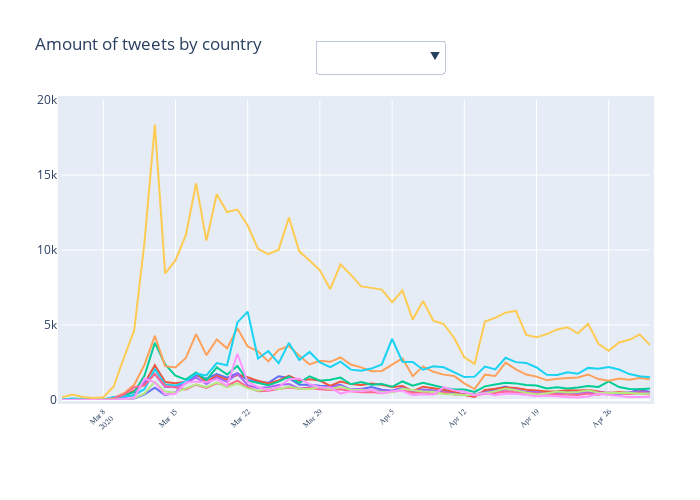

The notebook cell saved with this chart:
### Code cell
list_countries = countries_by_day.columns.to_list()
colors = px.colors.qualitative.Plotly

fig = go.Figure()

c=0
for country_code in list_countries:

    fig.add_trace(
        go.Scatter(
            x = countries_by_day.index,
            y = countries_by_day[country_code],
            name = country_dict[country_code],
            mode='lines',
            marker=dict(color=colors[c],
                        size=1,
                        line=dict(color=colors[c], width=1))
        )
    )
    c += 1


### Create buttons for drop down menu
buttons = []

visibility = [True for i in range(len(list_countries))]
button = dict(
             label =  'All',
             method = 'update',
             args = [{'visible': visibility},
                 {'title': 'All'}])
buttons.append(button)

for i, label in enumerate(list_countries):
    visibility = [i==j for j in range(len(list_countries))]
    button = dict(
                 label =  country_dict[label],
                 method = 'update',
                 args = [{'visible': visibility},
                     {'title': country_dict[label]}])
    buttons.append(button)
    

updatemenus = list([
    dict(active=-1,
         x=0.65,
         y=1.2,
         buttons=buttons
    )
])

fig.update_layout(
    autosize=False,
    width=700,
    height=500,
    margin=dict(
        l=50,
        r=50,
        b=100,
        t=100,
        pad=4
    ))

fig['layout']['title'] = 'Amount of tweets by country'
fig['layout']['showlegend'] = False
fig['layout']['updatemenus'] = updatemenus
fig['layout']['yaxis'].update(title='', range=[0, 20000])
fig.update_xaxes(tickangle=-45, tickfont=dict(family='Rockwell', size=8))

iplot(fig, filename='dropdown')

#py.plot(fig, filename = 'img/tweets_by_country', auto_open=True)
py.plot(fig, filename = 'itweets_by_country', auto_open=True)

### Figure 1 — Plotly figure (JSON) as saved in the notebook; plotly's stock layout.template omitted (floating-point values rounded to 4 significant figures)
{"data": [{"marker": {"color": "#636EFA", "line": {"color": "#636EFA", "width": 1}, "size": 1}, "mode": "lines", "name": "Brazil", "type": "scatter", "x": ["2020-03-04", "2020-03-05", "2020-03-06", "2020-03-07", "2020-03-08", "2020-03-09", "2020-03-10", "2020-03-11", "2020-03-12", "2020-03-13", "2020-03-14", "2020-03-15", "2020-03-16", "2020-03-17", "2020-03-18", "2020-03-19", "2020-03-20", "2020-03-21", "2020-03-22", "2020-03-23", "2020-03-24", "2020-03-25", "2020-03-26", "2020-03-27", "2020-03-28", "2020-03-29", "2020-03-30", "2020-03-31", "2020-04-01", "2020-04-02", "2020-04-03", "2020-04-04", "2020-04-05", "2020-04-06", "2020-04-07", "2020-04-08", "2020-04-09", "2020-04-10", "2020-04-11", "2020-04-12", "2020-04-13", "2020-04-14", "2020-04-15", "2020-04-16", "2020-04-17", "2020-04-18", "2020-04-19", "2020-04-20", "2020-04-21", "2020-04-22", "2020-04-23", "2020-04-24", "2020-04-25", "2020-04-26", "2020-04-27", "2020-04-28", "2020-04-29", "2020-04-30"], "y": [2, 2, 4, 1, 3, 11, 38, 104, 375, 827, 329, 512, 1156, 1640, 1416, 1730, 1486, 1787, 1338, 1233, 1144, 1586, 1464, 1014, 1021, 950, 919, 1020, 690, 728, 871, 688, 625, 798, 610, 702, 643, 598, 516, 366, 320, 552, 713, 898, 645, 511, 537, 463, 483, 530, 482, 497, 409, 390, 422, 488, 706, 529]}, {"marker": {"color": "#EF553B", "line": {"color": "#EF553B", "width": 1}, "size": 1}, "mode": "lines", "name": "Canada", "type": "scatter", "x": ["2020-03-04", "2020-03-05", "2020-03-06", "2020-03-07", "2020-03-08", "2020-03-09", "2020-03-10", "2020-03-11", "2020-03-12", "2020-03-13", "2020-03-14", "2020-03-15", "2020-03-16", "2020-03-17", "2020-03-18", "2020-03-19", "2020-03-20", "2020-03-21", "2020-03-22", "2020-03-23", "2020-03-24", "2020-03-25", "2020-03-26", "2020-03-27", "2020-03-28", "2020-03-29", "2020-03-30", "2020-03-31", "2020-04-01", "2020-04-02", "2020-04-03", "2020-04-04", "2020-04-05", "2020-04-06", "2020-04-07", "2020-04-08", "2020-04-09", "2020-04-10", "2020-04-11", "2020-04-12", "2020-04-13", "2020-04-14", "2020-04-15", "2020-04-16", "2020-04-17", "2020-04-18", "2020-04-19", "2020-04-20", "2020-04-21", "2020-04-22", "2020-04-23", "2020-04-24", "2020-04-25", "2020-04-26", "2020-04-27", "2020-04-28", "2020-04-29", "2020-04-30"], "y": [10, 13, 16, 8, 8, 79, 277, 632, 1116, 2324, 1198, 1118, 1211, 1773, 1206, 1618, 1353, 1673, 1519, 1279, 1108, 1304, 1610, 1304, 1386, 1300, 935, 1231, 1058, 1000, 1099, 1015, 873, 938, 596, 889, 762, 681, 574, 324, 200, 673, 752, 826, 801, 677, 640, 568, 587, 645, 641, 660, 570, 447, 540, 471, 576, 491]}, {"marker": {"color": "#00CC96", "line": {"color": "#00CC96", "width": 1}, "size": 1}, "mode": "lines", "name": "Spain", "type": "scatter", "x": ["2020-03-04", "2020-03-05", "2020-03-06", "2020-03-07", "2020-03-08", "2020-03-09", "2020-03-10", "2020-03-11", "2020-03-12", "2020-03-13", "2020-03-14", "2020-03-15", "2020-03-16", "2020-03-17", "2020-03-18", "2020-03-19", "2020-03-20", "2020-03-21", "2020-03-22", "2020-03-23", "2020-03-24", "2020-03-25", "2020-03-26", "2020-03-27", "2020-03-28", "2020-03-29", "2020-03-30", "2020-03-31", "2020-04-01", "2020-04-02", "2020-04-03", "2020-04-04", "2020-04-05", "2020-04-06", "2020-04-07", "2020-04-08", "2020-04-09", "2020-04-10", "2020-04-11", "2020-04-12", "2020-04-13", "2020-04-14", "2020-04-15", "2020-04-16", "2020-04-17", "2020-04-18", "2020-04-19", "2020-04-20", "2020-04-21", "2020-04-22", "2020-04-23", "2020-04-24", "2020-04-25", "2020-04-26", "2020-04-27", "2020-04-28", "2020-04-29", "2020-04-30"], "y": [3, 17, 4, 13, 6, 50, 297, 532, 1633, 3808, 2378, 1629, 1357, 1843, 1333, 2180, 1702, 2268, 1289, 1122, 986, 1227, 1565, 1137, 1583, 1282, 1351, 1491, 1052, 1203, 1017, 1073, 881, 1236, 953, 1140, 961, 817, 706, 695, 540, 910, 1032, 1144, 1108, 1003, 967, 763, 846, 774, 826, 927, 874, 1240, 863, 741, 711, 769]}, {"marker": {"color": "#AB63FA", "line": {"color": "#AB63FA", "width": 1}, "size": 1}, "mode": "lines", "name": "France", "type": "scatter", "x": ["2020-03-04", "2020-03-05", "2020-03-06", "2020-03-07", "2020-03-08", "2020-03-09", "2020-03-10", "2020-03-11", "2020-03-12", "2020-03-13", "2020-03-14", "2020-03-15", "2020-03-16", "2020-03-17", "2020-03-18", "2020-03-19", "2020-03-20", "2020-03-21", "2020-03-22", "2020-03-23", "2020-03-24", "2020-03-25", "2020-03-26", "2020-03-27", "2020-03-28", "2020-03-29", "2020-03-30", "2020-03-31", "2020-04-01", "2020-04-02", "2020-04-03", "2020-04-04", "2020-04-05", "2020-04-06", "2020-04-07", "2020-04-08", "2020-04-09", "2020-04-10", "2020-04-11", "2020-04-12", "2020-04-13", "2020-04-14", "2020-04-15", "2020-04-16", "2020-04-17", "2020-04-18", "2020-04-19", "2020-04-20", "2020-04-21", "2020-04-22", "2020-04-23", "2020-04-24", "2020-04-25", "2020-04-26", "2020-04-27", "2020-04-28", "2020-04-29", "2020-04-30"], "y": [1, 23, 15, 11, 3, 34, 154, 340, 1201, 1719, 865, 873, 1112, 1504, 1058, 1511, 1213, 1762, 987, 803, 856, 1004, 1068, 748, 844, 819, 858, 963, 694, 731, 633, 640, 620, 814, 589, 678, 604, 516, 391, 359, 392, 501, 547, 701, 697, 518, 540, 439, 439, 424, 520, 481, 492, 457, 443, 512, 529, 492]}, {"marker": {"color": "#FFA15A", "line": {"color": "#FFA15A", "width": 1}, "size": 1}, "mode": "lines", "name": "United Kingdom", "type": "scatter", "x": ["2020-03-04", "2020-03-05", "2020-03-06", "2020-03-07", "2020-03-08", "2020-03-09", "2020-03-10", "2020-03-11", "2020-03-12", "2020-03-13", "2020-03-14", "2020-03-15", "2020-03-16", "2020-03-17", "2020-03-18", "2020-03-19", "2020-03-20", "2020-03-21", "2020-03-22", "2020-03-23", "2020-03-24", "2020-03-25", "2020-03-26", "2020-03-27", "2020-03-28", "2020-03-29", "2020-03-30", "2020-03-31", "2020-04-01", "2020-04-02", "2020-04-03", "2020-04-04", "2020-04-05", "2020-04-06", "2020-04-07", "2020-04-08", "2020-04-09", "2020-04-10", "2020-04-11", "2020-04-12", "2020-04-13", "2020-04-14", "2020-04-15", "2020-04-16", "2020-04-17", "2020-04-18", "2020-04-19", "2020-04-20", "2020-04-21", "2020-04-22", "2020-04-23", "2020-04-24", "2020-04-25", "2020-04-26", "2020-04-27", "2020-04-28", "2020-04-29", "2020-04-30"], "y": [25, 43, 28, 12, 30, 145, 455, 1011, 2354, 4274, 2258, 2167, 2798, 4395, 2989, 4031, 3443, 4788, 3570, 3248, 2575, 3347, 3600, 2945, 2373, 2619, 2544, 2835, 2363, 2174, 1920, 1940, 2344, 2776, 1585, 2240, 1878, 1691, 1601, 1108, 731, 1688, 1599, 2494, 2046, 1699, 1559, 1322, 1418, 1480, 1506, 1703, 1393, 1291, 1439, 1345, 1466, 1383]}, {"marker": {"color": "#19D3F3", "line": {"color": "#19D3F3", "width": 1}, "size": 1}, "mode": "lines", "name": "India", "type": "scatter", "x": ["2020-03-04", "2020-03-05", "2020-03-06", "2020-03-07", "2020-03-08", "2020-03-09", "2020-03-10", "2020-03-11", "2020-03-12", "2020-03-13", "2020-03-14", "2020-03-15", "2020-03-16", "2020-03-17", "2020-03-18", "2020-03-19", "2020-03-20", "2020-03-21", "2020-03-22", "2020-03-23", "2020-03-24", "2020-03-25", "2020-03-26", "2020-03-27", "2020-03-28", "2020-03-29", "2020-03-30", "2020-03-31", "2020-04-01", "2020-04-02", "2020-04-03", "2020-04-04", "2020-04-05", "2020-04-06", "2020-04-07", "2020-04-08", "2020-04-09", "2020-04-10", "2020-04-11", "2020-04-12", "2020-04-13", "2020-04-14", "2020-04-15", "2020-04-16", "2020-04-17", "2020-04-18", "2020-04-19", "2020-04-20", "2020-04-21", "2020-04-22", "2020-04-23", "2020-04-24", "2020-04-25", "2020-04-26", "2020-04-27", "2020-04-28", "2020-04-29", "2020-04-30"], "y": [36, 99, 70, 48, 36, 199, 231, 320, 735, 2048, 1037, 962, 1241, 1757, 1637, 2458, 2311, 5173, 5888, 2767, 3264, 2446, 3807, 2658, 3203, 2500, 2193, 2555, 2023, 1954, 2096, 2370, 4067, 2555, 2531, 2017, 2249, 2177, 1829, 1527, 1558, 2230, 2035, 2814, 2525, 2471, 2169, 1680, 1672, 1851, 1748, 2141, 2085, 2202, 2034, 1730, 1585, 1523]}, {"marker": {"color": "#FF6692", "line": {"color": "#FF6692", "width": 1}, "size": 1}, "mode": "lines", "name": "Italy", "type": "scatter", "x": ["2020-03-04", "2020-03-05", "2020-03-06", "2020-03-07", "2020-03-08", "2020-03-09", "2020-03-10", "2020-03-11", "2020-03-12", "2020-03-13", "2020-03-14", "2020-03-15", "2020-03-16", "2020-03-17", "2020-03-18", "2020-03-19", "2020-03-20", "2020-03-21", "2020-03-22", "2020-03-23", "2020-03-24", "2020-03-25", "2020-03-26", "2020-03-27", "2020-03-28", "2020-03-29", "2020-03-30", "2020-03-31", "2020-04-01", "2020-04-02", "2020-04-03", "2020-04-04", "2020-04-05", "2020-04-06", "2020-04-07", "2020-04-08", "2020-04-09", "2020-04-10", "2020-04-11", "2020-04-12", "2020-04-13", "2020-04-14", "2020-04-15", "2020-04-16", "2020-04-17", "2020-04-18", "2020-04-19", "2020-04-20", "2020-04-21", "2020-04-22", "2020-04-23", "2020-04-24", "2020-04-25", "2020-04-26", "2020-04-27", "2020-04-28", "2020-04-29", "2020-04-30"], "y": [1, 30, 11, 27, 25, 123, 367, 858, 962, 1750, 939, 840, 704, 1020, 812, 1117, 953, 1291, 861, 583, 615, 731, 832, 757, 806, 724, 660, 721, 585, 510, 529, 447, 549, 644, 480, 518, 408, 512, 387, 374, 299, 421, 462, 569, 514, 462, 440, 449, 372, 364, 341, 435, 349, 503, 428, 394, 460, 380]}, {"marker": {"color": "#B6E880", "line": {"color": "#B6E880", "width": 1}, "size": 1}, "mode": "lines", "name": "Mexico", "type": "scatter", "x": ["2020-03-04", "2020-03-05", "2020-03-06", "2020-03-07", "2020-03-08", "2020-03-09", "2020-03-10", "2020-03-11", "2020-03-12", "2020-03-13", "2020-03-14", "2020-03-15", "2020-03-16", "2020-03-17", "2020-03-18", "2020-03-19", "2020-03-20", "2020-03-21", "2020-03-22", "2020-03-23", "2020-03-24", "2020-03-25", "2020-03-26", "2020-03-27", "2020-03-28", "2020-03-29", "2020-03-30", "2020-03-31", "2020-04-01", "2020-04-02", "2020-04-03", "2020-04-04", "2020-04-05", "2020-04-06", "2020-04-07", "2020-04-08", "2020-04-09", "2020-04-10", "2020-04-11", "2020-04-12", "2020-04-13", "2020-04-14", "2020-04-15", "2020-04-16", "2020-04-17", "2020-04-18", "2020-04-19", "2020-04-20", "2020-04-21", "2020-04-22", "2020-04-23", "2020-04-24", "2020-04-25", "2020-04-26", "2020-04-27", "2020-04-28", "2020-04-29", "2020-04-30"], "y": [1, 3, 2, 1, 3, 4, 49, 111, 440, 1208, 568, 498, 753, 1041, 852, 1159, 846, 1107, 772, 617, 750, 725, 895, 754, 732, 868, 725, 892, 685, 660, 658, 511, 509, 748, 644, 571, 550, 401, 376, 316, 364, 457, 574, 762, 657, 478, 368, 449, 572, 504, 531, 644, 485, 459, 450, 486, 421, 433]}, {"marker": {"color": "#FF97FF", "line": {"color": "#FF97FF", "width": 1}, "size": 1}, "mode": "lines", "name": "Turkey", "type": "scatter", "x": ["2020-03-04", "2020-03-05", "2020-03-06", "2020-03-07", "2020-03-08", "2020-03-09", "2020-03-10", "2020-03-11", "2020-03-12", "2020-03-13", "2020-03-14", "2020-03-15", "2020-03-16", "2020-03-17", "2020-03-18", "2020-03-19", "2020-03-20", "2020-03-21", "2020-03-22", "2020-03-23", "2020-03-24", "2020-03-25", "2020-03-26", "2020-03-27", "2020-03-28", "2020-03-29", "2020-03-30", "2020-03-31", "2020-04-01", "2020-04-02", "2020-04-03", "2020-04-04", "2020-04-05", "2020-04-06", "2020-04-07", "2020-04-08", "2020-04-09", "2020-04-10", "2020-04-11", "2020-04-12", "2020-04-13", "2020-04-14", "2020-04-15", "2020-04-16", "2020-04-17", "2020-04-18", "2020-04-19", "2020-04-20", "2020-04-21", "2020-04-22", "2020-04-23", "2020-04-24", "2020-04-25", "2020-04-26", "2020-04-27", "2020-04-28", "2020-04-29", "2020-04-30"], "y": [1, 2, 1, 5, 1, 3, 61, 136, 1427, 1181, 365, 414, 1168, 1231, 1186, 1382, 939, 3072, 1213, 870, 654, 869, 1383, 1438, 1059, 849, 831, 429, 576, 584, 681, 443, 587, 609, 313, 383, 369, 854, 642, 546, 320, 443, 310, 422, 414, 307, 244, 303, 240, 202, 169, 241, 422, 361, 258, 204, 194, 225]}, {"marker": {"color": "#FECB52", "line": {"color": "#FECB52", "width": 1}, "size": 1}, "mode": "lines", "name": "United States", "type": "scatter", "x": ["2020-03-04", "2020-03-05", "2020-03-06", "2020-03-07", "2020-03-08", "2020-03-09", "2020-03-10", "2020-03-11", "2020-03-12", "2020-03-13", "2020-03-14", "2020-03-15", "2020-03-16", "2020-03-17", "2020-03-18", "2020-03-19", "2020-03-20", "2020-03-21", "2020-03-22", "2020-03-23", "2020-03-24", "2020-03-25", "2020-03-26", "2020-03-27", "2020-03-28", "2020-03-29", "2020-03-30", "2020-03-31", "2020-04-01", "2020-04-02", "2020-04-03", "2020-04-04", "2020-04-05", "2020-04-06", "2020-04-07", "2020-04-08", "2020-04-09", "2020-04-10", "2020-04-11", "2020-04-12", "2020-04-13", "2020-04-14", "2020-04-15", "2020-04-16", "2020-04-17", "2020-04-18", "2020-04-19", "2020-04-20", "2020-04-21", "2020-04-22", "2020-04-23", "2020-04-24", "2020-04-25", "2020-04-26", "2020-04-27", "2020-04-28", "2020-04-29", "2020-04-30"], "y": [184, 366, 198, 139, 179, 883, 2816, 4642, 10562, 18356, 8438, 9309, 10986, 14432, 10627, 13722, 12530, 12696, 11629, 10075, 9717, 10023, 12171, 9910, 9298, 8642, 7398, 9049, 8345, 7574, 7475, 7360, 6520, 7300, 5363, 6595, 5293, 5068, 4153, 2849, 2406, 5227, 5475, 5827, 5938, 4339, 4178, 4396, 4705, 4851, 4444, 5073, 3753, 3277, 3833, 4013, 4373, 3657]}], "layout": {"autosize": false, "height": 500, "margin": {"b": 100, "l": 50, "pad": 4, "r": 50, "t": 100}, "showlegend": false, "title": {"text": "Amount of tweets by country"}, "updatemenus": [{"active": -1, "buttons": [{"args": [{"visible": [true, true, true, true, true, true, true, true, true, true]}, {"title": "All"}], "label": "All", "method": "update"}, {"args": [{"visible": [true, false, false, false, false, false, false, false, false, false]}, {"title": "Brazil"}], "label": "Brazil", "method": "update"}, {"args": [{"visible": [false, true, false, false, false, false, false, false, false, false]}, {"title": "Canada"}], "label": "Canada", "method": "update"}, {"args": [{"visible": [false, false, true, false, false, false, false, false, false, false]}, {"title": "Spain"}], "label": "Spain", "method": "update"}, {"args": [{"visible": [false, false, false, true, false, false, false, false, false, false]}, {"title": "France"}], "label": "France", "method": "update"}, {"args": [{"visible": [false, false, false, false, true, false, false, false, false, false]}, {"title": "United Kingdom"}], "label": "United Kingdom", "method": "update"}, {"args": [{"visible": [false, false, false, false, false, true, false, false, false, false]}, {"title": "India"}], "label": "India", "method": "update"}, {"args": [{"visible": [false, false, false, false, false, false, true, false, false, false]}, {"title": "Italy"}], "label": "Italy", "method": "update"}, {"args": [{"visible": [false, false, false, false, false, false, false, true, false, false]}, {"title": "Mexico"}], "label": "Mexico", "method": "update"}, {"args": [{"visible": [false, false, false, false, false, false, false, false, true, false]}, {"title": "Turkey"}], "label": "Turkey", "method": "update"}, {"args": [{"visible": [false, false, false, false, false, false, false, false, false, true]}, {"title": "United States"}], "label": "United States", "method": "update"}], "x": 0.65, "y": 1.2}], "width": 700, "xaxis": {"tickangle": -45, "tickfont": {"family": "Rockwell", "size": 8}}, "yaxis": {"range": [0, 20000], "title": {"text": ""}}}}
